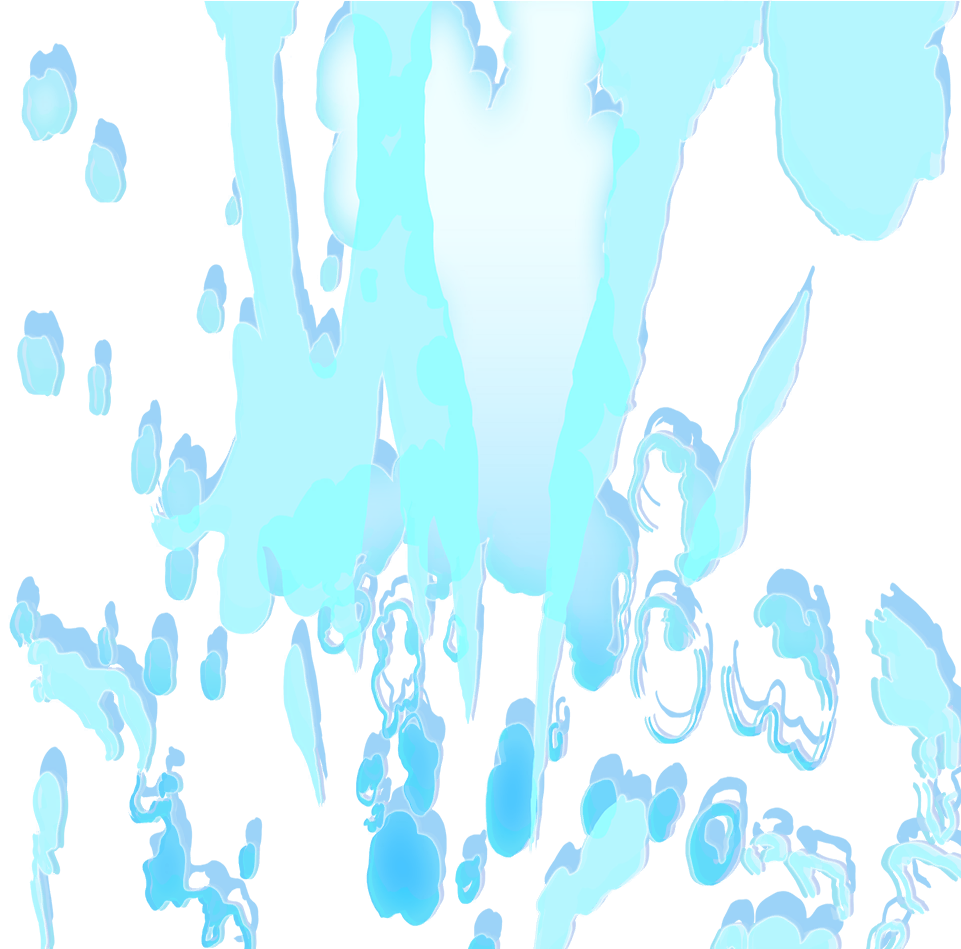
#> input picture art/p3menu_system/p3r/splash_02.png, 961 x 949 px, given in place of 209.webp, which was not available
$ python dive_preview.py ../../art/p3menu_system/p3r/splash_02.png
#> lines starting #> are read from the running program, lines starting #| are printed output that depends on the picture; pictures that were not available may be replaced by others from this repository, and a replacement may not be noted
import json, sys, os
import numpy as np
from PIL import Image, ImageFilter
from scipy.ndimage import map_coordinates, binary_closing, binary_fill_holes, binary_dilation
S = sys.argv[1]; R = 'research/p3r_camp/'
W, H = 1920, 1080; sc = W / 1920
game = np.asarray(Image.open(S + '/../images/209.webp').convert('RGB').resize((W, H))).astype(float) / 255
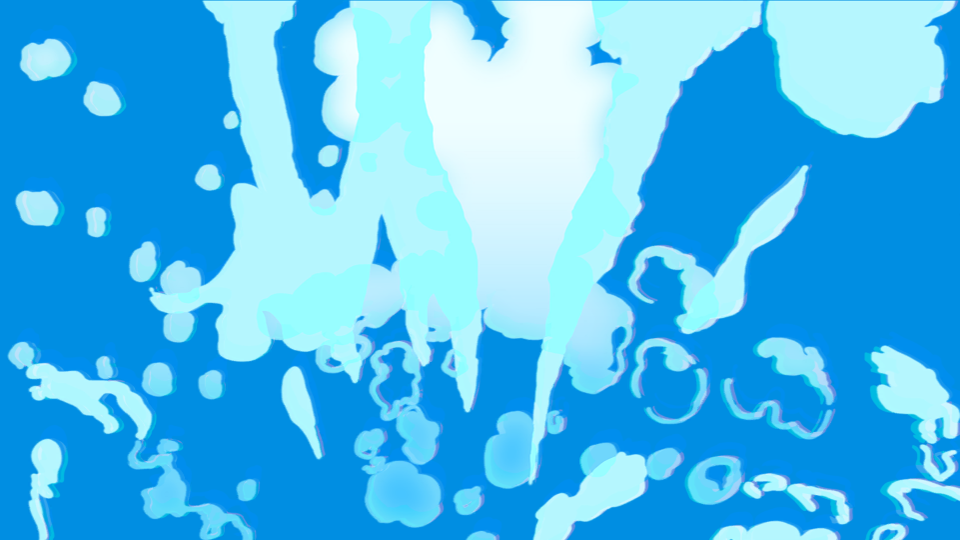
#> game: shape (1080, 1920, 3) float64 (shown at 1/2 size); mean R, G, B 0.306, 0.733, 0.937
# ── 水下层：暂停画面按原版曲线重新上色 + 往下压深蓝 + 上方浅水泛青 + 原版焦散（同牌堆 COMMU 背景）
l = (game ** 2.2) @ np.array([0.2126, 0.7152, 0.0722]); l = np.clip((l - 0.5) * 1.2 + 0.5, 0, 1)
#> after `l = game ** 2.2 @ np.array([0.2126, 0.7152, 0.0722])`:
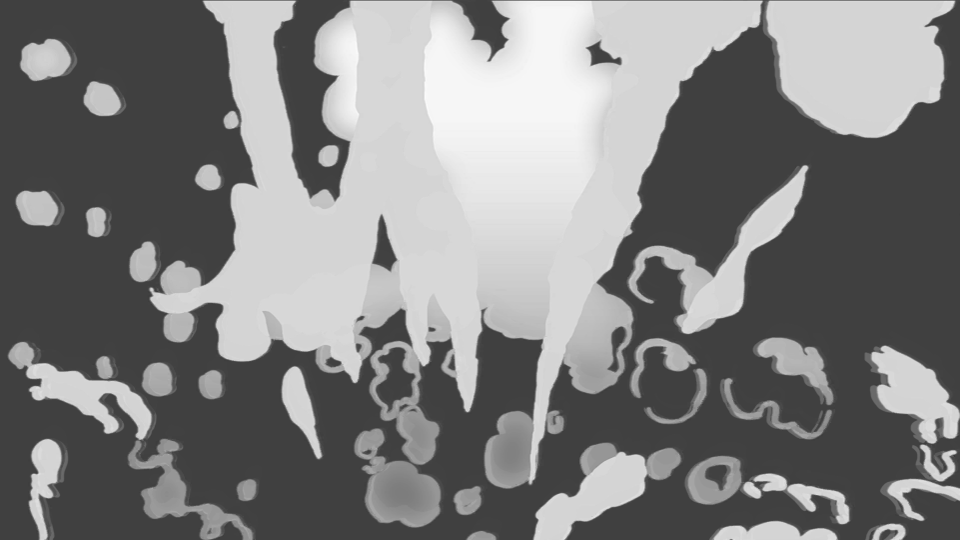
#> l: shape (1080, 1920) float64 (shown at 1/2 size); min 0.187, max 0.991, mean 0.501
ci = lambda ks: np.interp(l, [k[0] for k in ks], [k[1] for k in ks])
base = np.stack([ci([(0, 0), (0.1, 0.1), (0.9, 0.6), (1, 0.8)]), ci([(0, .3), (.1, .5), (.7, .7), (1, .85)]), ci([(0, .7), (.1, .8), (.7, .85), (1, .9)])], -1)
yy = np.linspace(0, 1, H)[:, None, None]
base = base * (1 - 0.7 * yy) + np.array([0, 0.063, 0.506]) * 0.7 * yy
sh = np.clip(1 - yy / 0.32, 0, 1) ** 1.5
base = base * (1 - 0.75 * sh) + np.array([0.235, 0.843, 0.941]) * 0.75 * sh
ct = np.asarray(Image.open(R + 'tex/Xrd777/UI/Camp/Root/Texture/T_UI_Camp_Caustics_00.png').convert('RGBA')).astype(float) / 255
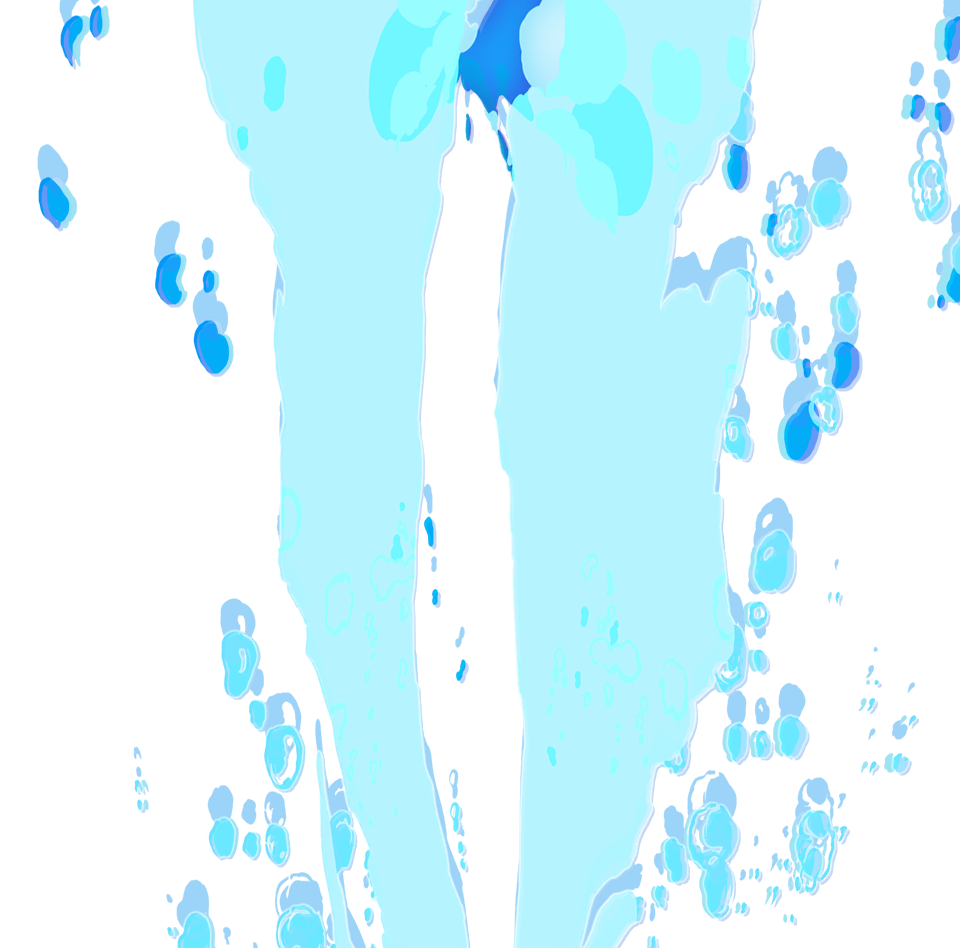
#> input picture art/p3menu_system/p3r/splash_05.png, 960 x 948 px, given in place of T_UI_Camp_Caustics_00.png, which was not available
cl = ct[..., :3].mean(-1) * ct[..., 3]
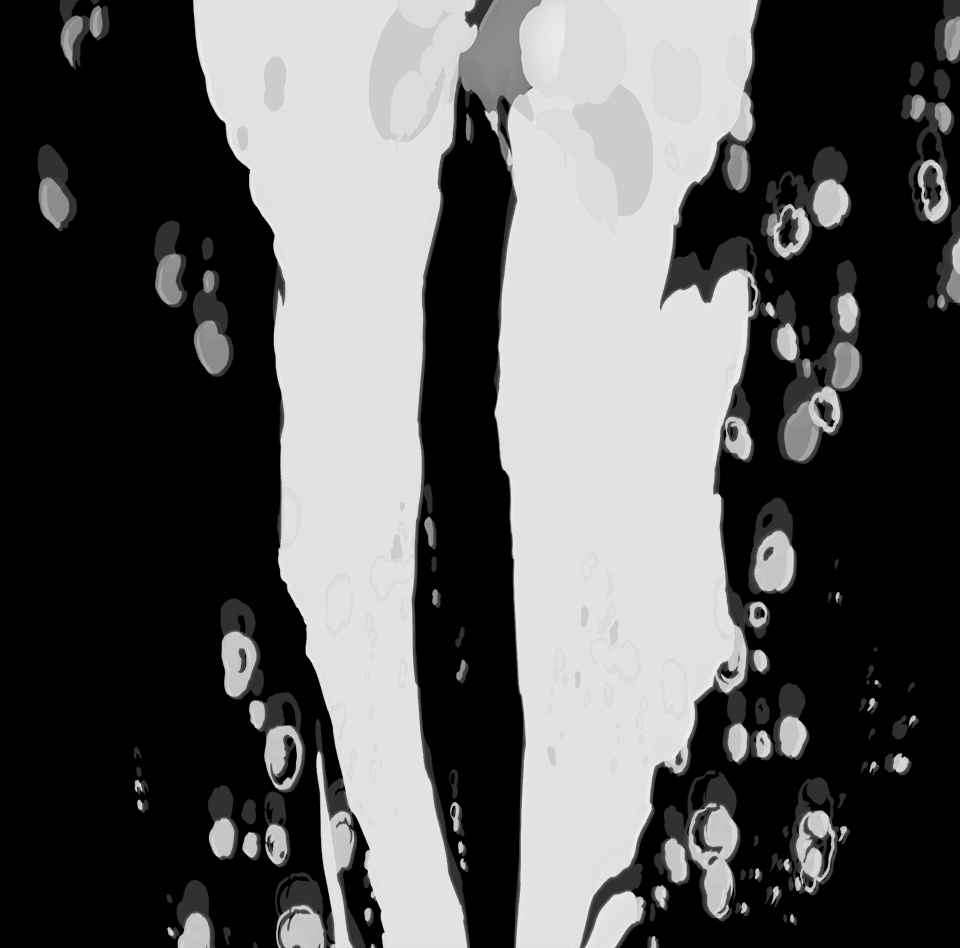
#> cl: shape (948, 960) float64; min 0, max 0.929, mean 0.356
tw, th = int(900 * sc), int(240 * sc)
tile = np.asarray(Image.fromarray((cl * 255).astype(np.uint8)).resize((tw, th))).astype(float) / 255
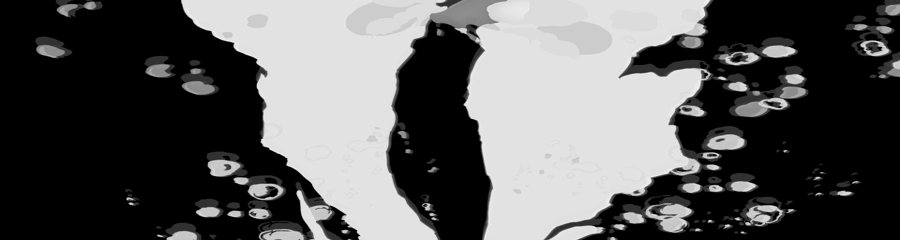
#> tile: shape (240, 900) float64; min 0, max 0.957, mean 0.355
def caustics(t):
    out = np.zeros((H, W)); off = int(t * 0.012 * tw * 30) % tw
    for r, y in enumerate(range(0, H, th)):
        row = np.roll(np.tile(tile, (1, W // tw + 3)), -(off + (tw // 2 if r % 2 else 0)), axis=1)[:, :W]
        out[y:y + th] = row[:min(th, H - y)]
    return out * np.clip(1 - yy[..., 0] * 1.4, 0, 1)
# ── 原版 UIM_UI_Camp_In：17×10 网格逐帧顶点偏移（1920×1080 坐标，y 向下）
#> (the run stopped early here; a loop or call above may not have finished)
